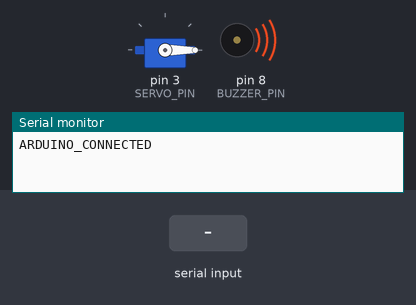
The sketch below on a simulated Arduino Uno, built with avr-gcc and run on an emulated ATmega328P. Parts: servo, buzzer (waves = sounding, pin HIGH), the last lines printed to the serial monitor. The inputs (shaded band) are chosen by the test bench. The local clock reads 2024-03-15 10:24:30 at power-on unless the sketch sets it.

Above: at 2.7 s.
2.8 s: "DISPENSE:OK:\n" received over Serial
At 2.94 s:
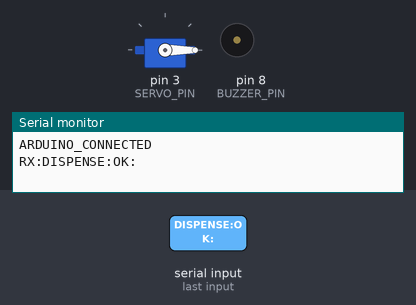
At 3.8 s:
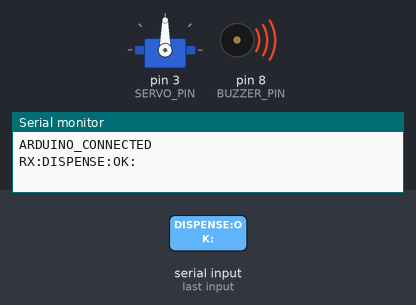
5.5 s: "JOB_ID:\n" received over Serial
7.0 s: "DISPENSE:SKIP:\n" received over Serial
Timing chart, 0 to 10.0 s (numbered marks = the images above; inputs shaded):
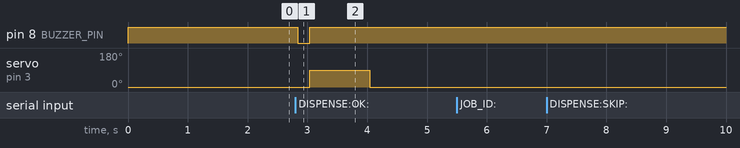

The sketch:

dispenser.ino
```cpp
#include <Wire.h>
#include <RTClib.h>
#include <Servo.h>

RTC_DS3231 rtc;
Servo servo;

// Pin definitions
const int SERVO_PIN = 3;   // SG90 signal pin (yellow/orange wire)
const int BUZZER_PIN = 8;  // Active buzzer, LOW = ON

// Medicine schedule slots
const int NUM_SLOTS = 3;
int hours[NUM_SLOTS] = {9, 13, 20};
int minutes_[NUM_SLOTS] = {0, 0, 0};
int currentSlot = 0;

bool dispensing = false;
String jobId = "";

void setup() {
  Serial.begin(9600);
  Wire.begin();
  rtc.begin();

  pinMode(BUZZER_PIN, OUTPUT);
  digitalWrite(BUZZER_PIN, HIGH); // buzzer off (LOW = ON)

  servo.attach(SERVO_PIN);
  servo.write(0); // home position

  delay(1500); // allow serial bridge to connect
  Serial.println("ARDUINO_CONNECTED");
}

void loop() {
  DateTime now = rtc.now();

  // Trigger dispensing automatically at scheduled time
  if (!dispensing && currentSlot < NUM_SLOTS) {
    if (now.hour() == hours[currentSlot] &&
        now.minute() == minutes_[currentSlot] &&
        now.second() == 0) {
      startDispenseCycle();
    }
  }

  // Handle incoming serial messages
  if (Serial.available() > 0) {
    String msg = Serial.readStringUntil('\n');
    msg.trim();
    Serial.print("RX:");
    Serial.println(msg);

    if (msg.startsWith("JOB_ID:")) {
      jobId = msg.substring(7);
      Serial.print("JOB_STORED:");
      Serial.println(jobId);
    }
    else if (msg.startsWith("DISPENSE:OK:")) {
      dispenseMedicine();
      notifyDone();
      moveToNextSlot();
    }
    else if (msg.startsWith("DISPENSE:SKIP:")) {
      notifyDone();
      moveToNextSlot();
    }
  }

  // Periodically poll backend for status updates
  static unsigned long lastPoll = 0;
  if (dispensing && millis() - lastPoll > 2000) {
    lastPoll = millis();
    if (jobId.length() > 0) {
      Serial.print("STATUS_REQ:");
      Serial.println(jobId);
    }
  }

  delay(50);
}

void startDispenseCycle() {
  dispensing = true;
  jobId = ""; // reset until backend sends a JOB_ID
  Serial.println("START_DISPENSE");
  buzz(100);
}

void dispenseMedicine() {
  buzz(200);
  servo.write(90);
  delay(1000);
  servo.write(0);
  delay(200);
  Serial.println("DISPENSE_ACTION_DONE");
}

void notifyDone() {
  if (jobId.length() > 0)
    Serial.print("DISPENSE_DONE:"), Serial.println(jobId);
  else
    Serial.println("DISPENSE_DONE:unknown");
  dispensing = false;
}

void moveToNextSlot() {
  currentSlot++;
  if (currentSlot >= NUM_SLOTS) currentSlot = 0;
  Serial.print("NEXT_SLOT:"), Serial.println(currentSlot);
}

void buzz(int duration) {
  digitalWrite(BUZZER_PIN, LOW);   // ON
  delay(duration);
  digitalWrite(BUZZER_PIN, HIGH);  // OFF
}
```

Measured:
- after the input at 2.8 s, pin 8 (BUZZER_PIN): HIGH → LOW at once, → HIGH 0.20 s later; servo on pin 3 (SERVO_PIN): 0° → 90° after 0.24 s, → 0° 1.0 s later
